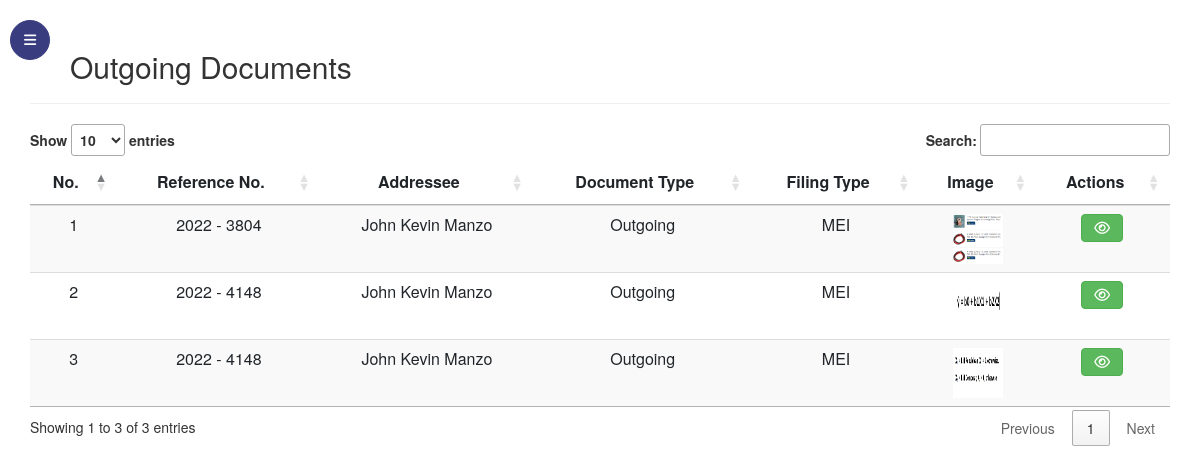
The app's page /Admin/outgoing.php (signed in) with its own data.
### tables this page shows
CREATE TABLE `document_data` (
  `id` int(10) NOT NULL,
  `reference_id` varchar(50) NOT NULL,
  `n_add` varchar(50) NOT NULL,
  `n_send` varchar(50) NOT NULL,
  `u_sub` varchar(50) NOT NULL,
  `u_filing` varchar(50) NOT NULL,
  `u_unit` varchar(50) NOT NULL,
  `u_dor` date NOT NULL,
  `u_address` varchar(150) NOT NULL,
  `uploaded` datetime NOT NULL,
  `image` varchar(150) NOT NULL,
  `file` longblob NOT NULL,
  `u_document` varchar(50) NOT NULL
);

### Admin/outgoing.php (the view, shortened to what this page needs)
<?php
include('../config.php');
?>
<!doctype html>
<html lang="en">
  <head>
	<link rel="stylesheet" href="https://cdn.jsdelivr.net/npm/bootstrap-icons@1.5.0/font/bootstrap-icons.css">
	<link rel="stylesheet" href="https://stackpath.bootstrapcdn.com/font-awesome/4.7.0/css/font-awesome.min.css">
	<link rel="stylesheet" href="css/style.css">
	<link rel="stylesheet" href="https://maxcdn.bootstrapcdn.com/bootstrap/3.4.1/css/bootstrap.min.css">
    <link rel="stylesheet" href="https://cdnjs.cloudflare.com/ajax/libs/font-awesome/4.7.0/css/font-awesome.min.css">
	<link rel="stylesheet" href="//cdn.datatables.net/1.10.20/css/jquery.dataTables.min.css">
	</head>
  <body style="width:100%; height: 100vh; ">
<div class="wrapper d-flex align-items-stretch">
	<nav id="sidebar" class="active">
		<div class="custom-menu">
			<button type="button" id="sidebarCollapse" class="btn btn-primary">
	          	<i class="fa fa-bars"></i>
	        </button>
        </div>
    </nav>
		<div id="content" class="p-4 p-md-5 pt-5">
			<h2 class="mb-4 dashboard">Outgoing Documents</h2>
					<hr>
					<table class="table table-striped table-hover table-responsive-md" id="myTable">
						<thead>
							<tr>
								<th class="text-center" scope="col">No.</th>
								<th class="text-center" scope="col">Reference No.</th>
								<th class="text-center" scope="col">Addressee</th>
								<th class="text-center" scope="col">Document Type</th>
								<th class="text-center" scope="col">Filing Type</th>
								<th class="text-center" scope="col">Image</th>
								<th class="text-center" scope="col">Actions</th>
							</tr>
						</thead>
						<?php
							$get_data = "SELECT * FROM document_data WHERE u_document = 'Outgoing'";
							$run_data = mysqli_query($con,$get_data);
							$i = 0;
							while($row = mysqli_fetch_array($run_data))
							{
								$sl = ++$i;
								$id = $row['id'];
								$reference_id = $row['reference_id'];
								$n_add = $row['n_add'];
								$u_filing = $row['u_filing'];
								$u_document = $row['u_document'];
								$image = $row['image'];
								echo "
								<tr>
									<td class='text-center'>$sl</td>
									<td class='text-center'>$reference_id</td>
									<td class='text-center'>$n_add</td>
									<td class='text-center'>$u_document</td>
									<td class='text-center'>$u_filing</td>
									<td class='text-center'>
										<a href='../upload_images/$image'>
											<img src='../upload_images/$image' alt='' style='width: 50px; height: 50px;' >
										</a>
									</td>
									<td class='text-center actions' style='display:flex; align-items: center; justify-content: center; '>
										<span>
											<a href='../Admin/Download/index.php' class='btn btn-info mr-1 Download' title='Download' style='margin-bottom: 5px; display: none; '>
												<i class='fa fa-download' aria-hidden='true'></i>
											</a>
											<a href='#' class='btn btn-success mr-1 View' data-toggle='modal' data-target='#view$id' title='View' style='margin-bottom: 5px; '>
												<i class='fa fa-eye' aria-hidden='true'></i>
											</a>
											<a href='#' class='btn btn-warning mr-1 Edit' style=' display: none;' data-toggle='modal' data-target='#edit$id' title='Edit' style='margin-bottom: 5px; '>
												<i class='fa fa-user-pen' aria-hidden='true'></i>
											</a>
											<a href='#' class='btn btn-danger mr-1 Delete' title='Delete' style=' display: none; margin-bottom: 5px; '>
												<i class='bi bi-trash-fill' data-toggle='modal' data-target='#$id' style='' aria-hidden='true'></i>
											</a>
										</span>
									</td>
								</tr>
							";
							}
						?>
					</table>
		</div>
</div>
  </body>
</html>

### records on screen
document_data: sl "1", reference "2022 - 3804", n_add "John Kevin Manzo", u_document "Outgoing", u_filing "MEI", image (picture)
document_data: sl "2", reference "2022 - 4148", n_add "John Kevin Manzo", u_document "Outgoing", u_filing "MEI", image (picture)
document_data: sl "3", reference "2022 - 4148", n_add "John Kevin Manzo", u_document "Outgoing", u_filing "MEI", image (picture)
